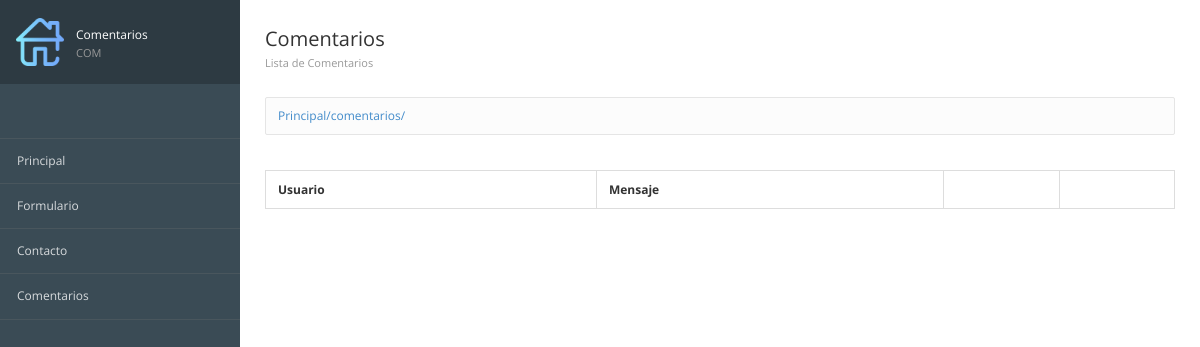
The app's page /comentarios/, older data.
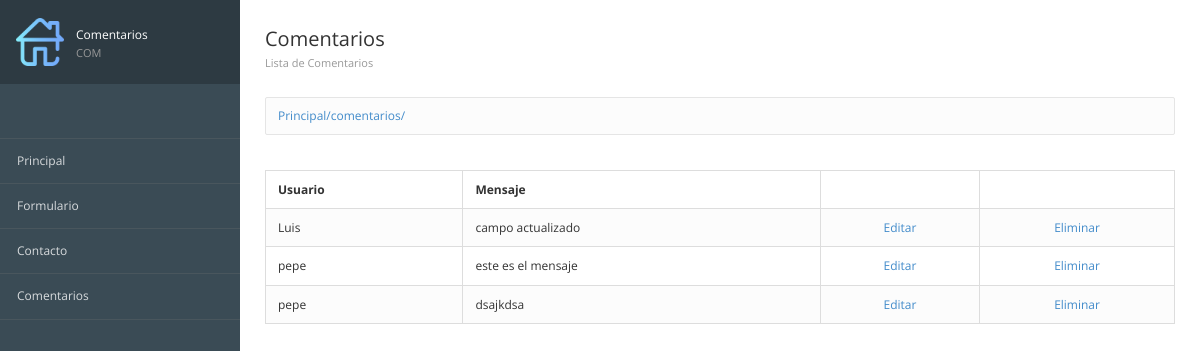
The same page, newer data.
### registros/models.py (models this page shows, shortened)
class ComentarioContacto(models.Model):
    id = models.AutoField(primary_key=True,verbose_name="Clave")
    usuario = models.TextField(verbose_name="Usuario")
    mensaje = models.TextField(verbose_name="Comentario")
    created =models.DateTimeField(auto_now_add=True,verbose_name="Registrado")
    class Meta:
        verbose_name = "Comentario Contacto"
        verbose_name_plural = "Comentarios Contactos"
        ordering = ["-created"]

### registros/views.py (the view)
# urls.py: path('comentarios/',registros_views.comentarios,name="Comentarios"),
def comentarios(request):
    comentarios = ComentarioContacto.objects.all()
    return render(request,"registros/comentarios.html", {'comentarios': comentarios})

### registros/templates/registros/comentarios.html (shortened to what this page needs)
{% extends "inicio/encabezado.html" %}
{% block imagen %}
    {% load static %}
    {% static 'inicio/images/home.png' %}
{% endblock  %}
{% block tituloSlide %}Comentarios <span>COM</span>{% endblock  %}
{%block contenidoEncabezado%}
  <div class="page-header">
    <div class="page-title">
      <h3>Comentarios <small>Lista de Comentarios </small></h3>
    </div>
  </div>
{% endblock  %}
{% block contenidoBody %}
  <table class="table table-bordered table-striped">
    <thead>
        <tr>
            <th>Usuario</th>
            <th>Mensaje</th>
            <th></th>
            <th></th>
        </tr>
    </thead>
    <tbody>
        {% for comentario in comentarios %}
        <tr>
            <td>{{ comentario.usuario }}</td>
            <td>{{ comentario.mensaje }}</td>
            <td class='text-center'>
              <a href="{% url 'Consulta individual' comentario.id %}"> Editar </a>
            </td>
            <td class='text-center'>
              <a href="{% url 'Eliminar' comentario.id %}"> Eliminar </a>
            </td>
        </tr>
        {% endfor %}
{%endblock%}

Row changes from the older to the newer data that the page shows:
added ComentarioContacto: usuario "Luis", mensaje "campo actualizado"
added ComentarioContacto: usuario "pepe", mensaje "este es el mensaje"
added ComentarioContacto: usuario "pepe", mensaje "dsajkdsa"
